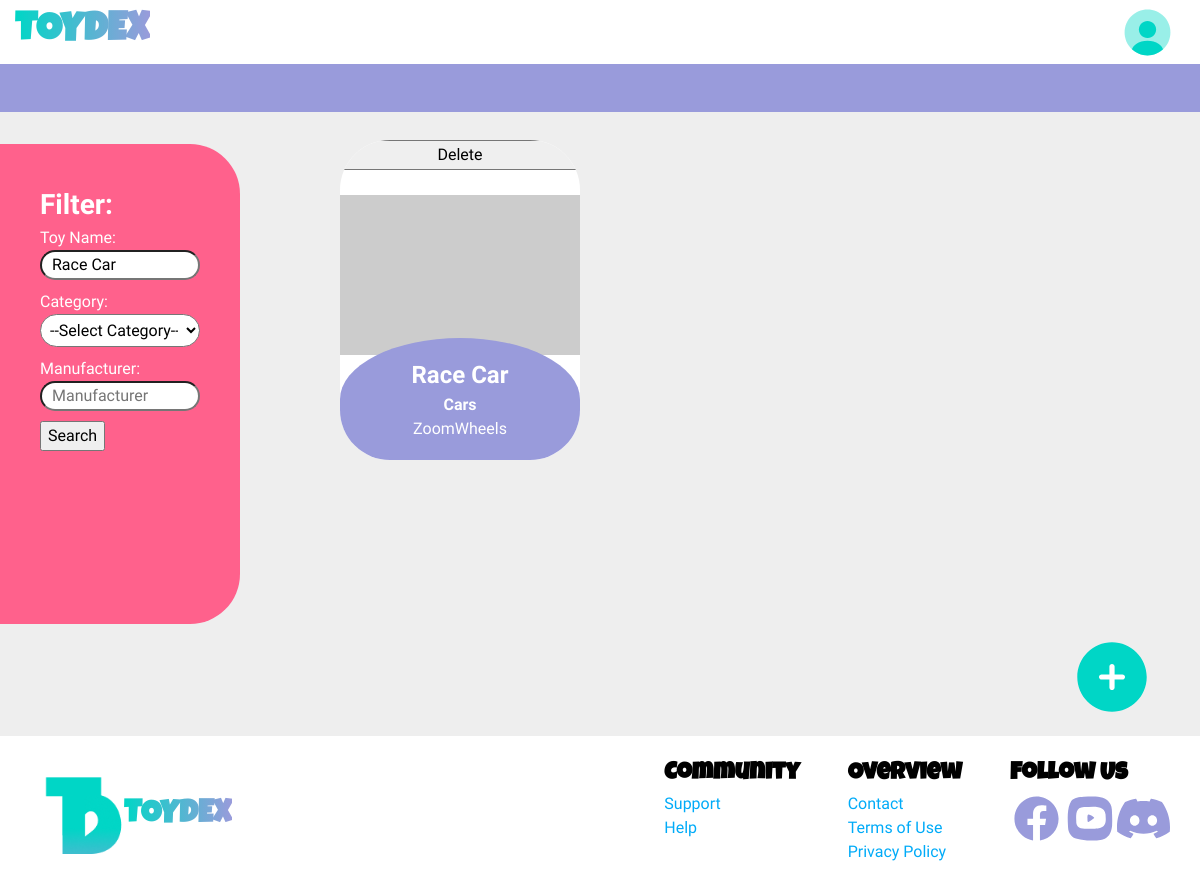
Page /home.php?toy-name=Race Car on the committed database.
### tables this page shows
CREATE TABLE `toyitem` (
  `item_id` int(11) NOT NULL,
  `name` varchar(100) NOT NULL,
  `description` text DEFAULT NULL,
  `brand` varchar(100) DEFAULT NULL,
  `category` varchar(100) DEFAULT NULL
);

### home.php (the view, shortened to what this page needs)
<?php
include 'DBConnector.php';
?>
<!DOCTYPE html>
<html lang="en">
<head>
    <link rel="stylesheet" href="styles.css">
</head>
<body>
    <section class="home">
        <header>
            <div class="main-header">
                <h1 class="toydex-logo">TOYDEX</h1>
                <nav>
                    <ul>
                        <li><a href="#"><img src="images/profile-circle-svgrepo-com.svg" alt="profile"></a></li>
                    </ul>
                </nav>
            </div>
            <div class="divider"></div>
        </header>
        <section class="filter-item-container">
            <div class="filter-container">
                <h2>Filter:</h2>
                <form action="" method="get" class="form-vertical">
                    <div class="form-group">
                        <label>Toy Name:</label>
                        <input type="text" name="toy-name" placeholder="Toy Name" value="<?php echo isset($_GET['toy-name']) ? htmlspecialchars($_GET['toy-name']) : ''; ?>">
                    </div>
                    <div class="form-group">
                        <label>Category:</label>
                        <select class="expand" name="category" placeholder="Category">
                            <option value="">--Select Category--</option>
                        </select>
                    </div>
                    <div class="form-group">
                        <label>Manufacturer:</label>
                        <input type="text" name="manufacturer" placeholder="Manufacturer" value="<?php echo isset($_GET['manufacturer']) ? htmlspecialchars($_GET['manufacturer']) : ''; ?>">
                    </div>
                    <div class="search-container">
                        <button type="submit">Search</button>
                    </div>
                </form>
            </div>
            <div class="items-container">
                <ul class="items-list">
                    <?php
                    if (isset($_GET['toy-name']) || isset($_GET['category']) || isset($_GET['manufacturer'])) {
                        $sql = "SELECT toyitem.name, toyitem.description, toyitem.item_id, toyimage.image_url, toyitem.brand, toyitem.category
                                FROM toyitem
                                INNER JOIN has ON toyitem.item_id = has.item_id
                                INNER JOIN toyimage ON toyimage.image_id = has.image_id
                                WHERE 1=1";
                        $params = [];
                        $types = '';
                        if (!empty($_GET['toy-name'])) {
                            $sql .= " AND toyitem.name LIKE ?";
                            $params[] = '%' . $_GET['toy-name'] . '%';
                            $types .= 's';
                        }
                        $stmt = $conn->prepare($sql);
                        if (!empty($params)) {
                            $stmt->bind_param($types, ...$params);
                        }
                        $stmt->execute();
                        $result = $stmt->get_result();
                        if ($result->num_rows > 0) {
                            while($row = $result->fetch_assoc()) {
                                echo "<li id='".$row['item_id']."'>
                                        <div class='li-content'>
                                            <button onclick=\"if(confirm('Are you sure you want to delete this toy?')){document.getElementById('deleteForm_".$row['item_id']."').submit();}\" class='delete-btn'>Delete</button>
                                            <form id='deleteForm_".$row['item_id']."' action='delete_toy.php' method='post' style='display: none;'>
                                                <input type='hidden' name='item_id' value='" . $row['item_id'] . "'>
                                            </form>
                                            <div class='main-img'>
                                                <img src='".$row['image_url']."'>
                                            </div>
                                            <div class='bubble-text'>
                                                <h2>".htmlspecialchars($row['name'])."</h2>
                                                <h4>".htmlspecialchars($row['category'])."</h4>
                                                <p>".htmlspecialchars($row['brand'])."</p>
                                            </div>
                                        </div>
                                    </li>";
                            }
                        } else {
                            echo "<p class='no-results'>No item(s) found matching your criteria.</p>";
                        }
                    }
                    ?>
                </ul>
            </div>
        </section>
        <div class="add">
            <button id="add-item" onclick="openAddPopup()"><img src = "images/add-circle-svgrepo-com.svg"></button>
        </div>
    </section>
    <footer>
        <div class="logo">
            <img src="images/logo.png">
            <h1>TOYDEX</h1>
        </div>
        <div class="labels">
            <div class="label">
                <h2>Community</h2>
                <a href="#">Support</a>
                <a href="#">Help</a>
            </div>
            <div class="label">
                <h2>Overview</h2>
                <a href="#">Contact</a>
                <a href="#">Terms of Use</a>
                <a href="#">Privacy Policy</a>
            </div>
            <div class="label">
                <h2>Follow Us</h2>
                <div class="icons">
                    <a href="#"><img src="images/facebook-svgrepo-com.svg"></a>
                    <a href="#"><img src="images/youtube-svgrepo-com.svg"></a>
                    <a href="#"><img src="images/discord-fill-svgrepo-com.svg"></a>
                </div>
            </div>
        </div>
    </footer>
</body>
</html>

### rows in the picture
toyitem: name "Race Car", category "Cars", brand "ZoomWheels"
